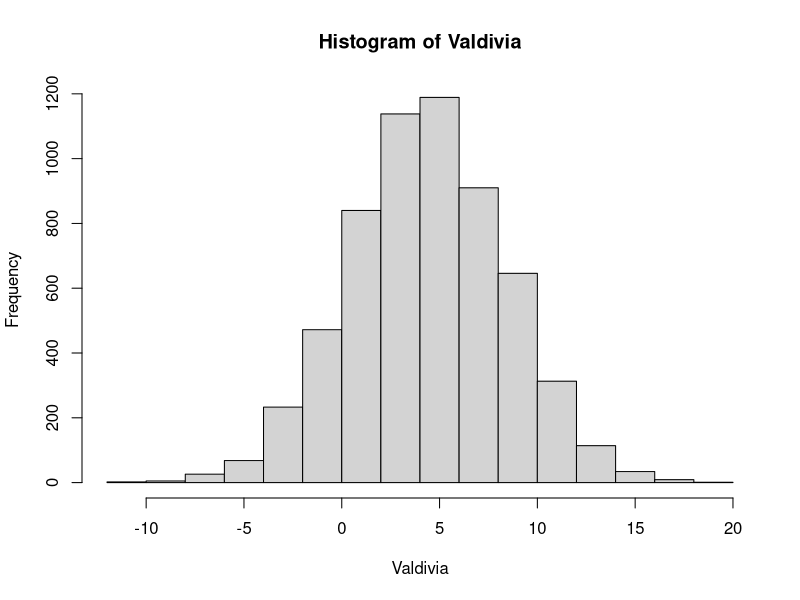
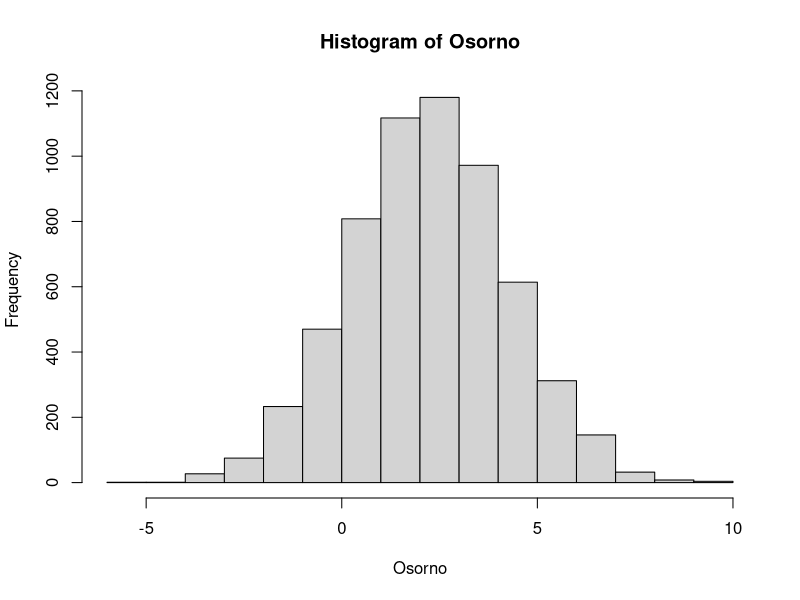
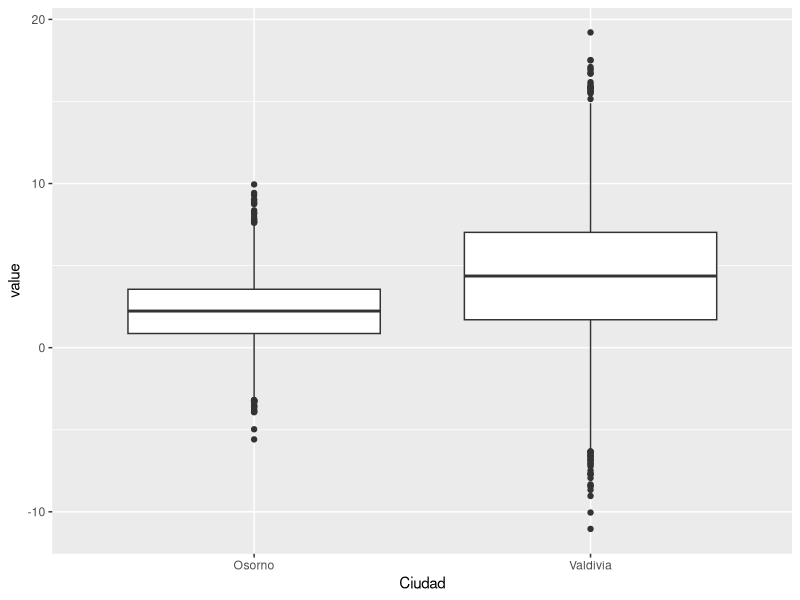

The R script that drew these images, in order:
## ---- chunk 1
require(tidyverse)
require(stringr)
## ---- chunk 2
Valdivia <- rnorm(6000, mean = 4.4, sd = 4)
hist(Valdivia)
## ---- chunk 3
Osorno <- rnorm(6000, mean = 2.2, sd = 2)
hist(Osorno)
## ---- chunk 4
df <- data.frame(Valdivia, Osorno) #creo un dataframe con las variables
rm(Valdivia, Osorno) #elimino y mantengo limpio todo
head(df)
## ---- chunk 5
df %>% 
        gather(Ciudad, value) %>% 
        ggplot(aes(x = Ciudad, y = value)) +
        geom_boxplot()
